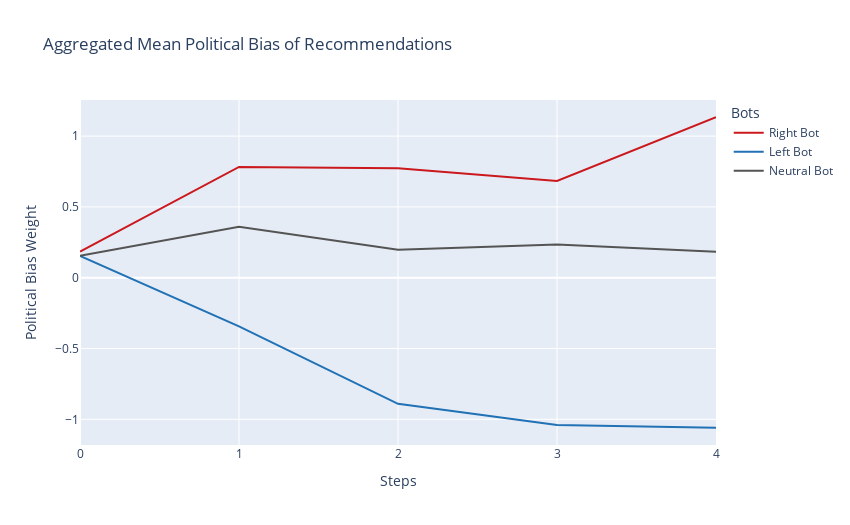

Notebook code cell kept with this figure:
### Code cell
import plotly.graph_objects as go

fig = go.Figure()
 
vals = [df_right, df_left, df_neutral]

# for val in vals:
#     for i in range(5):
#         fig.add_trace(go.Scatter(x=rounds, y=val[i]["weights"], name=val[i]["bias"] + ", " + val[i]["topic"], line=dict(color=val[i]["color"], width=1.2), mode='lines', showlegend=False)) 

fig.add_trace(go.Scatter(x=rounds, y=right_vals, name="Right Bot", line=dict(color='rgb(203,24,29)', width=2), mode='lines' ))
fig.add_trace(go.Scatter(x=rounds, y=left_vals, name="Left Bot", line=dict(color='rgb(33,113,181)', width=2), mode='lines'))
fig.add_trace(go.Scatter(x=rounds, y=neutral_vals, name="Neutral Bot", line=dict(color='rgb(84,84,84)', width=2), mode="lines"))

fig.update_layout(
    title="Aggregated Mean Political Bias of Recommendations",
    legend_title="Bots",
    width=850,
    height=525,
    yaxis=dict(title="Political Bias Weight"),
    xaxis=dict(tickvals=rounds, title="Steps"),

    )

fig.show()

### Figure 1 — Plotly figure (JSON) as saved in the notebook; plotly's stock layout.template omitted (floating-point values rounded to 4 significant figures)
{"data": [{"line": {"color": "rgb(203,24,29)", "width": 2}, "mode": "lines", "name": "Right Bot", "type": "scatter", "x": [0, 1, 2, 3, 4], "y": [0.185, 0.7824, 0.7724, 0.6835, 1.133]}, {"line": {"color": "rgb(33,113,181)", "width": 2}, "mode": "lines", "name": "Left Bot", "type": "scatter", "x": [0, 1, 2, 3, 4], "y": [0.1548, -0.344, -0.8906, -1.04, -1.06]}, {"line": {"color": "rgb(84,84,84)", "width": 2}, "mode": "lines", "name": "Neutral Bot", "type": "scatter", "x": [0, 1, 2, 3, 4], "y": [0.1548, 0.3602, 0.1981, 0.234, 0.1842]}], "layout": {"height": 525, "legend": {"title": {"text": "Bots"}}, "title": {"text": "Aggregated Mean Political Bias of Recommendations"}, "width": 850, "xaxis": {"tickvals": [0, 1, 2, 3, 4], "title": {"text": "Steps"}}, "yaxis": {"title": {"text": "Political Bias Weight"}}}}
